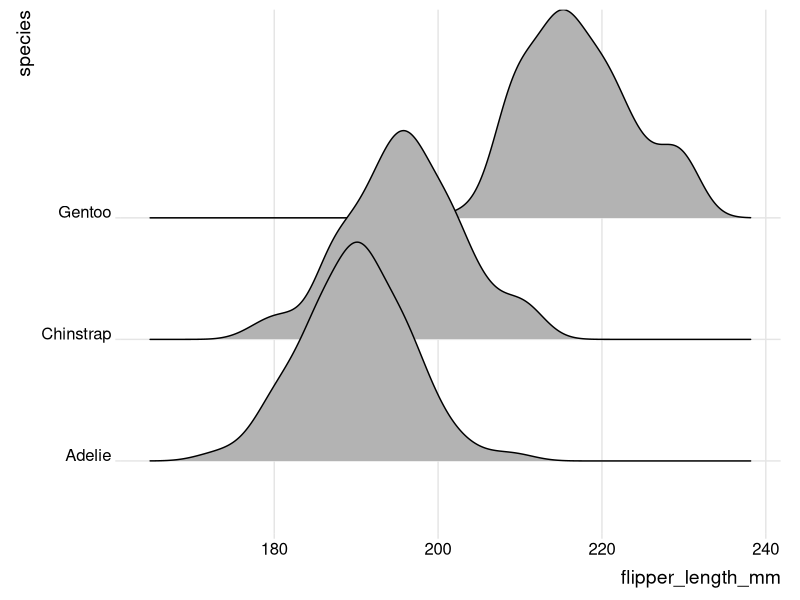

R code for this plot: (Note: this script raises an error after producing the figure.)
## ---- chunk 1
#| eval: true
#| echo: false
#| warning: false
#| message: false
#| fig-align: "center"
#| out-width: "100%"
library(palmerpenguins)
library(tidyverse)
library(ggridges)
ggplot(penguins, aes(x = flipper_length_mm, y = species)) +
  geom_density_ridges() +
  theme_ridges()
## ---- chunk 2
#| eval: true
#| echo: false
#| fig-align: "center"
#| out-width: "100%"
knitr::include_graphics(here::here("course-materials", "lab", "week4", "images", "ggplot-theme.png"))
## ---- chunk 3
#| eval: true
#| echo: false
#| fig-align: "center"
#| out-width: "100%"
knitr::include_graphics(here::here("course-materials", "lab", "week2", "images", "usdm.png"))
